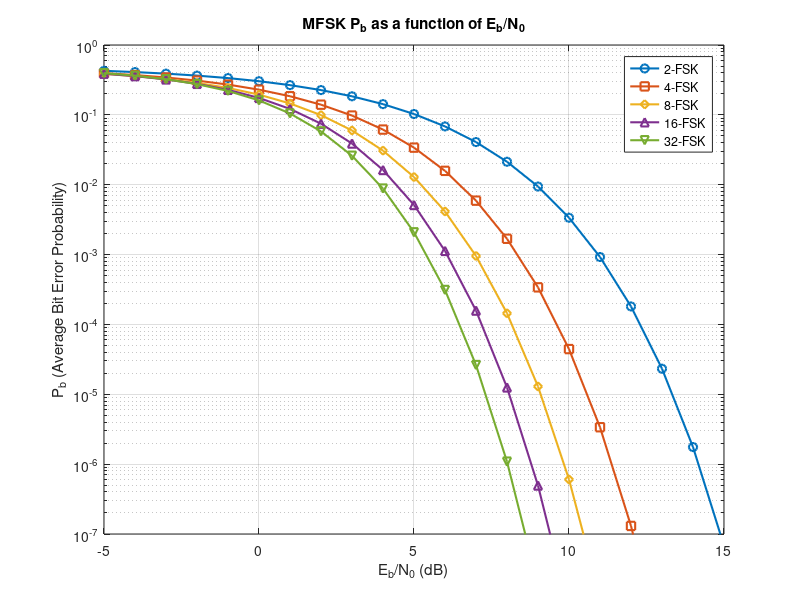
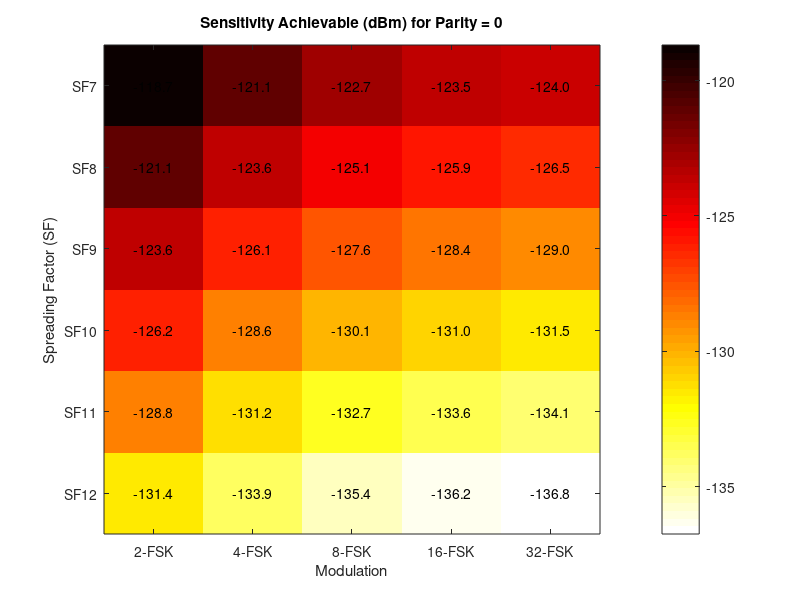
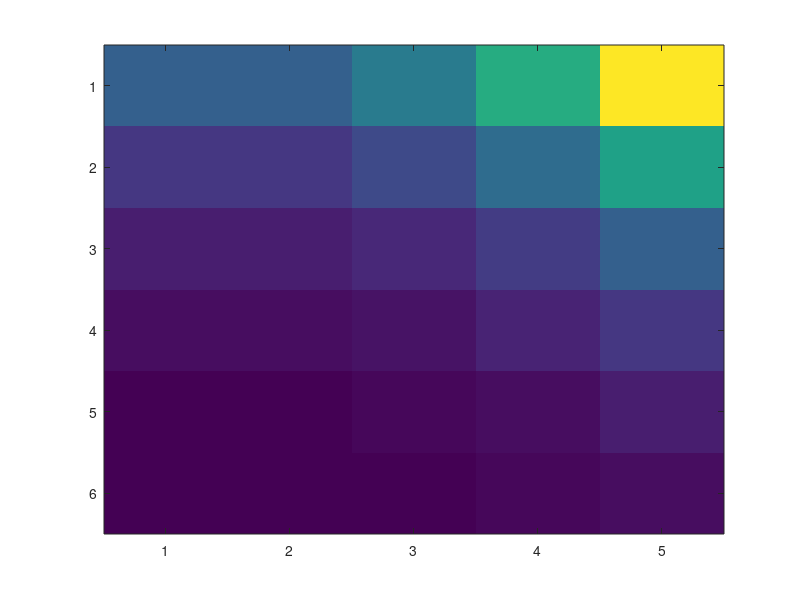

MATLAB code to generate these figures, in order: (Note: this script raises an error after producing the figures.)
clc; clear; close all;

%% Vectorized!!!!!!!!!!!!!!!!!
function Pb = compute_Pb(EbN0_vec, M)
    Pb = zeros(size(EbN0_vec));
    for k = 1:length(EbN0_vec)
        EbN0 = EbN0_vec(k);
        Pb_k = 0;
        for n = 1:M-1
            term = ((M / 2) / (M - 1)) * ((-1)^(n+1) / (n + 1)) * nchoosek(M - 1, n) * exp((-n * log2(M) * EbN0) / (n + 1)); %log2(M) because Es=m*Eb
            Pb_k = Pb_k + term;
        end
        Pb(k) = Pb_k;
    end
end

%% Main script
target_Pb = 1e-3;
m_values = 1:5;
marker_list = {'o', 's', 'd', '^', 'v'}; % the markers 
EbN0_dB_range = -5:1:15;
EbN0_lin_range = 10.^(EbN0_dB_range / 10);
EbN0_estimated = zeros(1, length(m_values));

figure;
for idx = 1:length(m_values)
    m = m_values(idx);
    M = 2^m;
    Pb_values = compute_Pb(EbN0_lin_range, M);
    
    % Estimate required Eb/N0 for target Pb
    EbN0_estimated(idx) = interp1(Pb_values, EbN0_dB_range, target_Pb, 'linear', 'extrap');
    
    semilogy(EbN0_dB_range, Pb_values, 'LineWidth', 1.5, 'Marker', marker_list{idx},'DisplayName', sprintf('%d-FSK', M)); hold on;
end

title('MFSK P_b as a function of E_b/N_0');
xlabel('E_b/N_0 (dB)');
ylabel('P_b (Average Bit Error Probability)');
legend show;
grid on;
ylim([1e-7, 1]);

%% LoRa spectral efficiency & bit rate (SF fixed)
%SF = 7;  % can change to 7 if needed
SF_values = 7:12;
p_values = 0:4;
BW_LoRa = 125e3;

spec_eff = zeros(length(SF_values), length(p_values));
bit_rate = zeros(length(SF_values), length(p_values));
for i = 1:length(SF_values)
    SF = SF_values(i);
    for j = 1:length(p_values)
        p = p_values(j);
        spec_eff(i,j) = (SF / (2^SF)) * (4 / (4 + p));
        bit_rate(i,j) = spec_eff(i,j) * BW_LoRa;
    end
end
disp(bit_rate);
%% Sensitivity and Bandwidth computation: bit rate fixed
NF = 6; % Noise figure
S = zeros(length(SF_values), length(p_values), length(m_values));
BW = zeros(length(SF_values), length(p_values), length(m_values));
for idx1 = 1:length(m_values) %5
    m = m_values(idx1);
    fprintf('Estimated Sensitivity for %d-FSK (dB): \n', 2^m);
    for idx2 = 1:length(SF_values) %7
        for idx3 = 1:length(p_values) %5
            EbN0_lin = 10^(EbN0_estimated(idx1)/10);
            Rb = bit_rate(idx2, idx3);
            S(idx2, idx3, idx1) = -174 + NF + 10 * log10(Rb * EbN0_lin);
            BW(idx2, idx3, idx1) = ((2^m) * Rb) / m;
        end
    end
    disp(S(:,:,idx1));
    fprintf('and Estimated Bandwidth for %d-FSK (dB): \n', 2^m);
    disp(BW(:,:,idx1));
end


%% Display for bit rate fixed
% Settings
SF_values = 7:12;
m_values = [1 2 3 4 5]; % → M = 2, 4, 8, 16, 32
M_labels = {'2-FSK', '4-FSK', '8-FSK', '16-FSK', '32-FSK'};
p_index = 1; % Parity = 0

% Extract sensitivity and bandwidth for parity = 0
S_p0 = squeeze(S(:, p_index, :));  % [SF x MFSK]
BW_p0 = squeeze(BW(:, p_index, :)); % [SF x MFSK]

% --- Heatmap: Sensitivity ---
figure;
imagesc(S_p0);
colormap(flipud(hot));
colorbar;
title('Sensitivity Achievable (dBm) for Parity = 0');
xlabel('Modulation');
ylabel('Spreading Factor (SF)');
xticks(1:length(M_labels));
xticklabels(M_labels);
yticks(1:length(SF_values));
yticklabels(arrayfun(@(x) sprintf('SF%d', x), SF_values, 'UniformOutput', false));
for i = 1:size(S_p0,1)
    for j = 1:size(S_p0,2)
        text(j, i, sprintf('%.1f', S_p0(i,j)), 'HorizontalAlignment', 'center', 'Color', 'k');
    end
end

% --- Heatmap: Bandwidth ---
figure;
imagesc(BW_p0);
colormap(parula);
colorbar;
title('Bandwidth Needed (Hz) for Parity = 0');
xlabel('Modulation');
ylabel('Spreading Factor (SF)');
xticks(1:length(M_labels));
xticklabels(M_labels);
yticks(1:length(SF_values));
yticklabels(arrayfun(@(x) sprintf('SF%d', x), SF_values, 'UniformOutput', false));
for i = 1:size(BW_p0,1)
    for j = 1:size(BW_p0,2)
        text(j, i, sprintf('%.0f', BW_p0(i,j)), 'HorizontalAlignment', 'center', 'Color', 'k');
    end
end




%% Sensitivity fixed like LoRa SF12

%% Final Sensitivity Table: Sensitivity (dBm) for each (SF, p) at fixed Pb
BW_LoRa=125e3;
NF= 6;
Pb_target = 1e-5; % Target probability of bit error
z = sqrt(2) * erfcinv(4 * Pb_target); % Corresponding z value

SF_values = 7:12;
p_values = 0:4;

Sensitivity_LoRa = zeros(length(SF_values), length(p_values)); % Initialize result matrix

for i = 1:length(SF_values)
    SF = SF_values(i);
    for j = 1:length(p_values)
        p = p_values(j);

        % Compute SNR in linear scale
        SNR_linear = ((z + 1.28 * sqrt(SF) - 0.4) / 1.28)^2 * (4 / (4 + p)) / (2^SF);

        % Convert to dB
        SNR_dB = 10 * log10(SNR_linear);

        % Compute Sensitivity
        Sensitivity_dBm = -174 + 10 * log10(BW_LoRa) + NF + SNR_dB;

        % Store in table
        Sensitivity_LoRa(i, j) = Sensitivity_dBm;
    end
end


Rb_table = zeros(length(SF_values), length(p_values), length(m_values));
BW_table = zeros(length(SF_values), length(p_values), length(m_values));

for idx1 = 1:length(m_values)
    m = m_values(idx1);
    M = 2^m;
    EbN0_lin = 10^(EbN0_estimated(idx1)/10);
    for idx2 = 1:length(SF_values)
        
        for idx3 = 1:length(p_values)
            p = p_values(idx3);
            S = Sensitivity_LoRa(idx2,idx3); % Fixed sensitivity like LoRa
        % Rb from noise power and sensitivity
            Rb = ((10^((S + 174 - NF)/10)) / EbN0_lin)*(4/(p+4));
    %     Rb(idx2) = (10^((S+174-NF)/10))./EbN0(idx2);
% 
%     BW(idx2) = ((2^m)*Rb(idx2))/m;
            % Required BW for M-FSK
            BW = (M * Rb) / m;
    
            Rb_table(idx2, idx3, idx1) = Rb;
            BW_table(idx2, idx3, idx1) = BW;
        end
    end
    fprintf('Achievable Bit Rate for %d-FSK (bps): \n', M);
    disp(Rb_table(:,:,idx1));
    fprintf('and Needed Bandwidth for %d-FSK (Hz): \n', M);
    disp(BW_table(:,:,idx1));
end



% 
% Rb = zeros(1, length(m_values));
% BW = zeros(1, length(m_values));
% for idx2 = 1:length(m_values)
%     m = m_values(idx2);
%     Rb(idx2) = (10^((S+174-NF)/10))./EbN0(idx2);
% 
%     BW(idx2) = ((2^m)*Rb(idx2))/m;
% 
% end
% display(Rb)
% display(BW)
%% display heat map

% Plotting heatmaps for Rb and BW
% Setup
SF_values = 7:12;
m_values = [1 2 3 4 5]; % → 2^m = 2, 4, 8, 16, 32
M_labels = {'2-FSK', '4-FSK', '8-FSK', '16-FSK', '32-FSK'};
p_index = 1; % Parity bit = 0

% Extract data for parity = 0
Rb_fixedP = squeeze(Rb_table(:, p_index, :));   % [SF x MFSK]
BW_fixedP = squeeze(BW_table(:, p_index, :)); % [SF x MFSK]

% === Sensitivity Heatmap ===
figure;
imagesc(Rb_fixedP);
colormap(flipud(hot)); % Better contrast for negative dBm values
colorbar;
title('Bit Rate achievable(bps) at Parity = 0');
xlabel('Modulation');
ylabel('Spreading Factor (SF)');
xticks(1:length(M_labels));
xticklabels(M_labels);
yticks(1:length(SF_values));
yticklabels(arrayfun(@(x) sprintf('SF%d', x), SF_values, 'UniformOutput', false));
for i = 1:size(Rb_fixedP,1)
    for j = 1:size(Rb_fixedP,2)
        text(j, i, sprintf('%.1f', Rb_fixedP(i,j)), 'HorizontalAlignment', 'center', 'Color', 'k');
    end
end

% === Bandwidth Heatmap ===
figure;
imagesc(BW_fixedP);
colormap(parula);
colorbar;
title('Bandwidth needed (Hz) at Parity = 0');
xlabel('Modulation');
ylabel('Spreading Factor (SF)');
xticks(1:length(M_labels));
xticklabels(M_labels);
yticks(1:length(SF_values));
yticklabels(arrayfun(@(x) sprintf('SF%d', x), SF_values, 'UniformOutput', false));
for i = 1:size(BW_fixedP,1)
    for j = 1:size(BW_fixedP,2)
        text(j, i, sprintf('%.0f', BW_fixedP(i,j)), 'HorizontalAlignment', 'center', 'Color', 'k');
    end
end




%% OFDM-MFSK STUDY for sensitivity fixed like LoRa
division = zeros(length(SF_values), length(p_values), length(m_values));
subcarriers_needed = zeros(length(SF_values), length(p_values), length(m_values));
subcarriers_spacing = zeros(length(SF_values), length(p_values), length(m_values));
bandwidth_needed= zeros(length(SF_values), length(p_values), length(m_values));
can_achieve_lora_bit_rate = false(length(SF_values), length(p_values), length(m_values));
BW_used=zeros(length(SF_values), length(p_values), length(m_values));
remaining_bw = zeros(length(SF_values), length(p_values), length(m_values));
spec_eff_mfsk_improved= zeros(length(SF_values), length(p_values), length(m_values));
for x1 = 1:length(m_values)
    m = m_values(x1);
    for x2 = 1:length(p_values)
        p = p_values(x2);
        for x3 = 1:length(SF_values)
            SF = SF_values(x3);
            division(x3, x2, x1)=bit_rate(x3, x2)/Rb_table(x3, x2, x1);
            subcarriers_needed(x3, x2, x1) = ceil(division(x3, x2, x1)*M);
            subcarriers_spacing(x3, x2, x1) = BW_LoRa/subcarriers_needed(x3, x2, x1);
            bandwidth_needed(x3, x2, x1)=(Rb_table(x3, x2, x1) *2^m)/m;
            if subcarriers_spacing(x3, x2, x1)>=bandwidth_needed(x3, x2, x1)
                can_achieve_lora_bit_rate(x3, x2, x1)= true;
                if can_achieve_lora_bit_rate(x3, x2, x1) == true
                    BW_used(x3, x2, x1)=subcarriers_needed(x3, x2, x1)*(Rb_table(x3, x2, x1) *2^m)/m;
                    remaining_bw(x3, x2, x1)=BW_LoRa-BW_used(x3, x2, x1);
                    spec_eff_mfsk_improved(x3, x2, x1)=Rb_table(x3, x2, x1)/BW_used(x3, x2, x1);
                end

            end

        
        end

    end
end
disp(spec_eff_mfsk_improved)
%disp(division)
%disp(subcarriers_needed)
%disp(subcarriers_spacing)
%disp(can_achieve_lora_bit_rate(:, 1, :))
%disp(BW_used)
%disp(remaining_bw(:, 1, :))
% calculations 

%% display data

% Define your data
SF_values = 7:12;
MFSK_labels = {'BFSK','4-FSK','8-FSK','16-FSK','32-FSK'};

% Extract and scale the data for parity = 0
bw_data = squeeze(remaining_bw(:, 1, :)) / 1e3;  % size: 6 SF × 5 MFSK
cmap = [ ...
    0.2, 0.4, 0.8;  % Blue
    0.4, 0.3, 0.9;  % Indigo
    0.6, 0.2, 0.8;  % Purple
    0.7, 0.3, 0.6;  % Plum
    0.8, 0.4, 0.7]; % Violet

% Plot grouped bar chart
figure;
b = bar(bw_data, 'grouped');
for k = 1:length(b)
    b(k).FaceColor = cmap(k, :);
end
set(gca, 'XTickLabel', SF_values);
xlabel('Spreading Factor (SF)');
ylabel('Remaining Bandwidth [kHz]');
legend(MFSK_labels, 'Location', 'northwest');
title('Remaining Bandwidth vs MFSK (Parity = 0)');
grid on;
% Add numeric labels on top of bars
hold on;
[rows, cols] = size(bw_data);
for i = 1:cols
    for j = 1:rows
        x = j + (i - (cols+1)/2)*(0.8/cols); % x-offset for grouped bars
        y = bw_data(j, i);
        if y > 0
            text(x, y + 3, sprintf('%.2f', y), 'HorizontalAlignment', 'center', 'FontSize', 8);
        end
    end
end




%% OFDM-MFSK STUDY for Rb fixed like LoRa
%obtained sensitivity S and BW needed BW
%use sensitivity formula!







%% BW fixed to 125e3 Hz
BW=125e3;
m=0;
NF= 6;
Rb = zeros(1, length(m_values));
sensi = zeros(1, length(m_values));
for idx2 = 1:length(m_values)
    m = m_values(idx2);
    Rb(idx2)=(m*BW)/(2^m);
    sensi(idx2) = -174 + NF + 10*log10(Rb(idx2) * 10^(EbN0(idx2)/10));

end
display(Rb)
display(sensi)

%%
clc; clear; close all;

%% Bit Rate AND BW fixed like LoRa SF12
Rb=366; %bps
BW =125e3;
m=0;
NF= 6;

target_Pb = 1e-5;
m_values = [1, 2, 3, 4, 5];
EbN0_dB_range = -5:0.1:20;
EbN0_lin_range = 10.^(EbN0_dB_range / 10);
SNR_lin_range = EbN0_lin_range.*Rb/BW;
SNR_dB_range = 10*log10(SNR_lin_range);

EbN0= zeros(1, length(m_values));
figure;
for idx = 1:length(m_values)
    m = m_values(idx);
    M = 2^m;
    Pb_values = compute_Pb(EbN0_lin_range, M);
    
    EbN0_estimated = interp1(Pb_values, EbN0_dB_range, target_Pb, 'linear', 'extrap');
    sensi = -174 + NF + 10*log10(BW)+ SNR_dB_range;
    semilogy(EbN0_dB_range, sensi, 'DisplayName', sprintf('%d-FSK', M)); hold on;

    fprintf('For %d-FSK, the estimated Eb/N0 is %.2f dB \n', M, EbN0_estimated);
end
EbN0
title('MFSK P_b as a function of Eb/N_0');
xlabel('E_b/N_0 (dB)');
ylabel('P_b (Average Bit Error Probability)');
legend show;
grid on;
ylim([1e-7, 1]);

%%
Rb = 366; % bps
BW = 125e3; % Hz
NF = 6; % dB

m_values = [1, 2, 3, 4, 5, 6]; % Corresponds to M = 2, 4, 8, 16, 32
EbN0_dB_range = -5:0.1:20;
EbN0_lin_range = 10.^(EbN0_dB_range / 10);



for idx = 1:length(m_values)
    m = m_values(idx);
    M = 2^m;

    % Compute BER (P_b) vs. Eb/N0
    Pb_values = compute_Pb(EbN0_lin_range, M);

    % Calculate SNR for each Eb/N0
    SNR_lin = EbN0_lin_range * Rb / BW;
    SNR_dB = 10*log10(SNR_lin);

    % Calculate sensitivity (in dBm) for each point
    sensitivity_dBm = -174 + 10*log10(BW) + NF + SNR_dB;

    % Plot Sensitivity vs. BER (Pb)
    plot(Pb_values, sensitivity_dBm, 'DisplayName', sprintf('%d-FSK', M), 'LineWidth', 1.5);
    hold on;
end

grid on;
xlabel('Bit Error Rate (P_b)');
ylabel('Sensitivity (dBm)');
title('Sensitivity vs. BER for different M-FSK modulations');
legend show;
xlim([0 1e-5]);
ylim([-140 -120]);
hold off;
